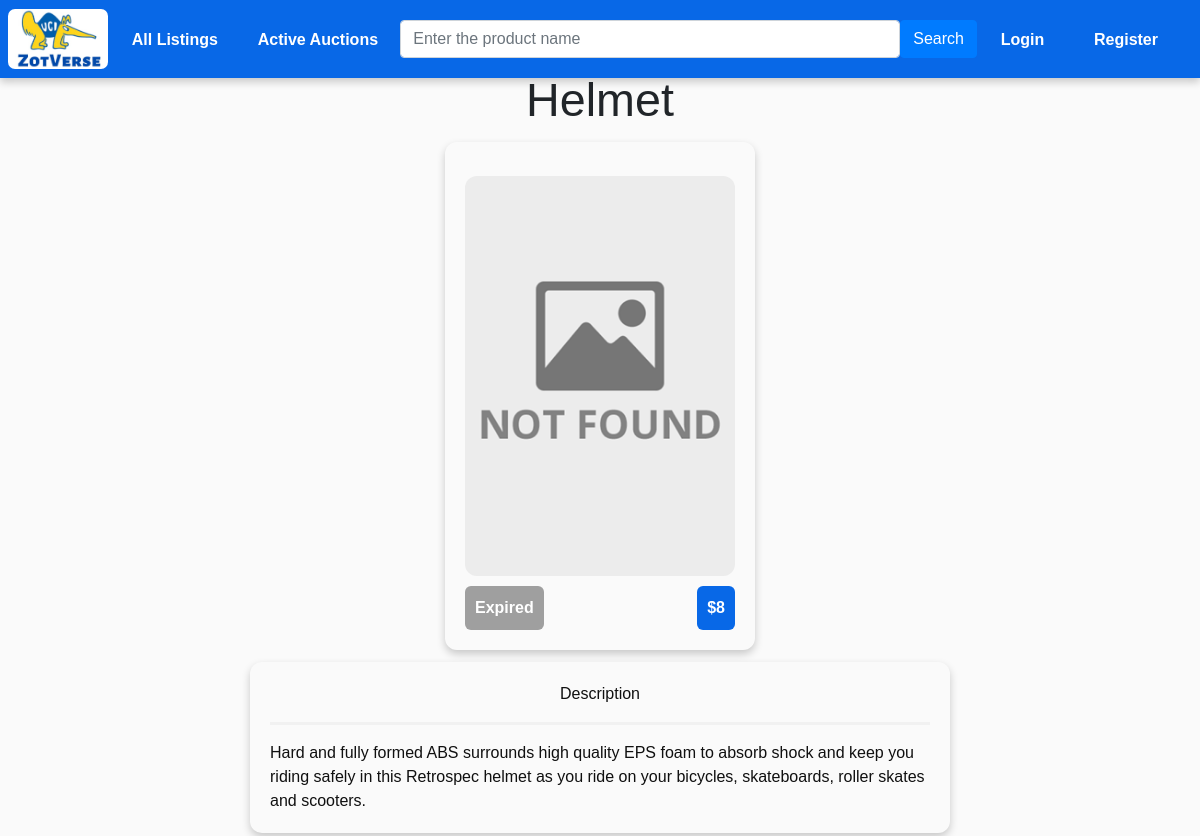
The app's page /auctions/35/ with its own data.
### auctions/models.py (models this page shows, shortened)
class Auction(models.Model):
    author = models.ForeignKey(User, on_delete=models.CASCADE)
    title = models.CharField(max_length=300)
    desc = models.CharField(max_length=2000, blank=True)
    image = models.ImageField(upload_to='auction_images/', blank=True, default = 'auction_images/default/default.svg')
    min_value = models.IntegerField()
    date_added = models.DateTimeField()
    duration = models.FloatField(default=24)
    is_active = models.BooleanField(default=True)
    winner = models.ForeignKey(User, on_delete=models.SET("(deleted)"),
                               blank=True,
                               null=True,
                               related_name="auction_winner",
                               related_query_name="auction_winner")
    final_value = models.IntegerField(blank=True, null=True)
    def resolve(self):
        if self.is_active:
            if self.has_expired():
                highest_bid = Bid.objects.filter(auction=self).order_by('-amount').order_by('date').first()
                if highest_bid:
                    self.winner = highest_bid.bidder
                    self.final_value = highest_bid.amount
                self.is_active = False
                self.save()

### auctions/views.py (the view, shortened to what this page needs)
# urls.py: path('<int:auction_id>/', views.detail, name='detail'),
def detail(request, auction_id):
    auction = get_object_or_404(Auction, pk=auction_id)
    auction.resolve()
    already_bid = False
    return render(request, 'auctions/detail.html', {'auction': auction, 'already_bid': already_bid})

### auctions/templates/auctions/detail.html (shortened to what this page needs)
{% extends "base.html" %}
{% block content %}
<h1> {{ auction.title }} </h1>
<div class="wrapper">
    <span class="auction-card">
        <span><img class="auction_image_index" src="{{ auction.image.url }}" style="
            max-width: 100%;margin-top: 5%;" onerror="this.onerror=null; this.src='/static/nofound.png'"></span>
            {% if auction.is_active %}
                {% if auction.remaining_minutes < 2 %}
                    <div class="auction-card-urgent">Less than {{ auction.remaining_minutes }} min</div>
                {% else %}
                    <div class="auction-card-active">Less than {{ auction.remaining_minutes }} min</div>
                {% endif %}
            {% else %}
            <div class="auction-card-inactive">Expired</div>
            {% endif %}
            <div class="auction-card-value">${{ auction.min_value }}</div>
        </div>
</div>
{% if auction.desc %}
<div class="wrapper">
    <div class="desc_box">
    <div class="desc_box_title">Description</div>
    <hr>
    {{ auction.desc }}
    </div>
</div>
{% endif %}
{% endblock %}

### static/css/style.css (style rules this page uses)
:root { --background: #FFFFFF; --color0: #F1F1F1; --color1: #ED665B; --color2: #39B8A5; --color3: #F98F3D; --color4: #1972E7; --color5: #AE5BF6; --color6: #4DCCE5; --color7: #101010; --color8: #9F9F9F; --color9: #ED3D2E; --color10: #16B8A0; --color11: #F97916; --color12: #0868E7; --color13: #9422F6; --color14: #10C2E5; --color15: #656565; --color16: #ffff00; --main-bg: #FAFAFA; --navbar-bg: #2A2A2A; --light-green: #C8F9E3; --navbar-bg-hover: #3A3A3A; --shadow: 0 4px 8px 0 rgba(0,0,0,0.2); --strong-shadow: 0 4px 8px 0 rgba(0,0,0,0.5); }
body { background: var(--main-bg); }
* { font-family: sans-serif !important; }
hr { border: 0; height: 3px; background: var(--color0); }
h1 { text-align: center; font-size: 35pt; }
.desc_box { box-shadow: var(--shadow); display: inline-block; float: center; border-radius: 12px; padding: 20px; margin: 6px; width: 700px; text-decoration: none; color: var(--color7); overflow-wrap: break-word; text-align: left; }
.desc_box_title { text-align: center; }
.wrapper { margin: 0 auto; text-align: center; }
.auction_image_index { margin-top: -15px; margin-left: -20px; margin-right: -20px; border-top-left-radius: 12px; border-top-right-radius: 12px; width:300px; height:400px; object-fit: cover; margin-bottom: 10px; border-radius: 12px; }
.auction-card { box-shadow: var(--shadow); display: inline-block; flex: 1 0 21%; border-radius: 12px; padding: 20px; margin: 6px; width: 310px; text-decoration: none; color: var(--color7); }
.auction-card-value { font-weight: bold; color: var(--background); background: var(--color12); padding: 10px; border-radius: 6px; float: right; }
.auction-card-inactive { font-weight: bold; color: var(--background); background: var(--color8); padding: 10px; border-radius: 6px; float: left; }

### records on screen
Auction: title "Helmet", min_value "8", desc "Hard and fully formed ABS surrounds high quality EPS foam to absorb shock and keep you riding safely in this Retrospec helmet as you ride on your bicycles, skateboards, roller skates and scooters."
